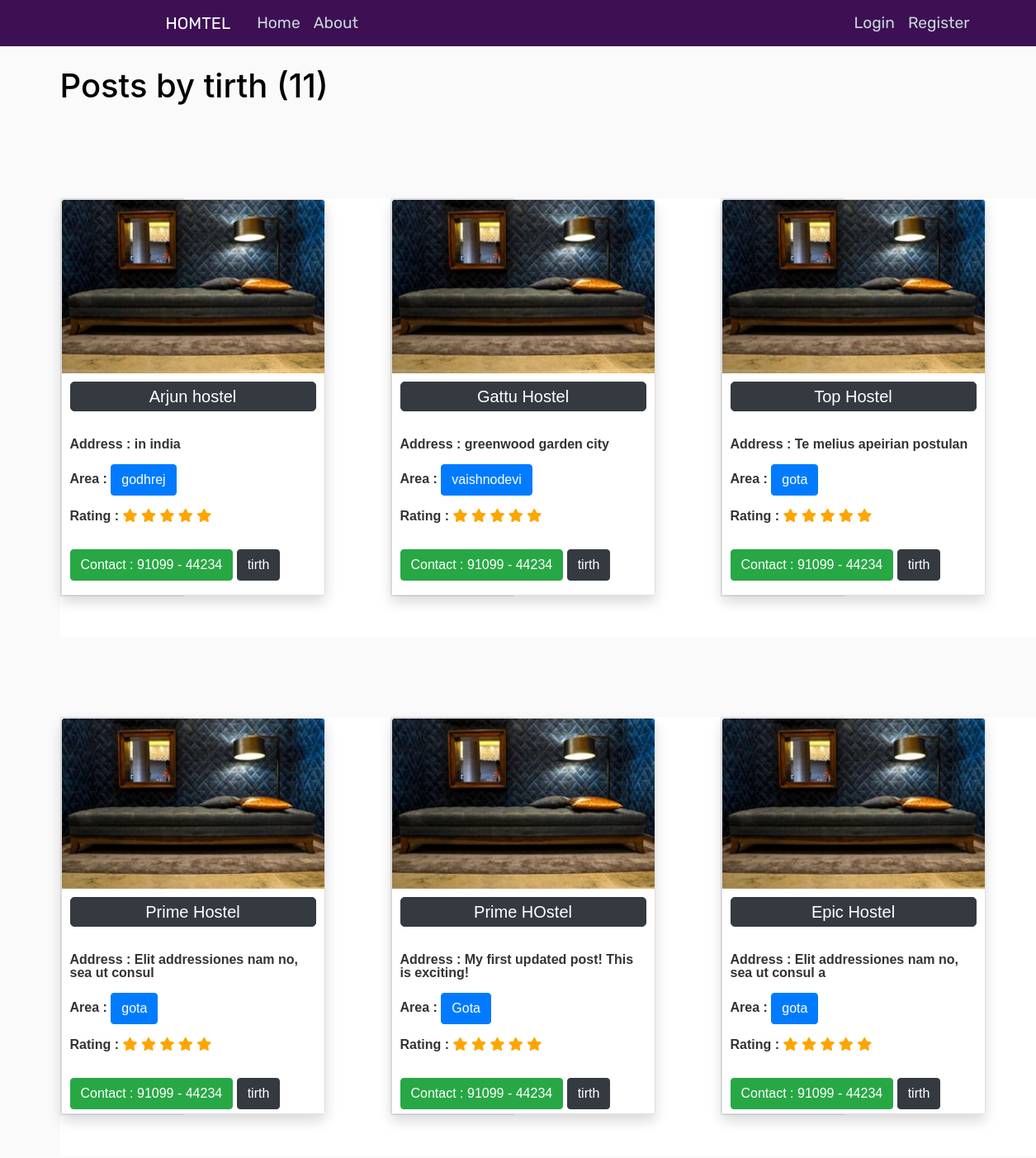
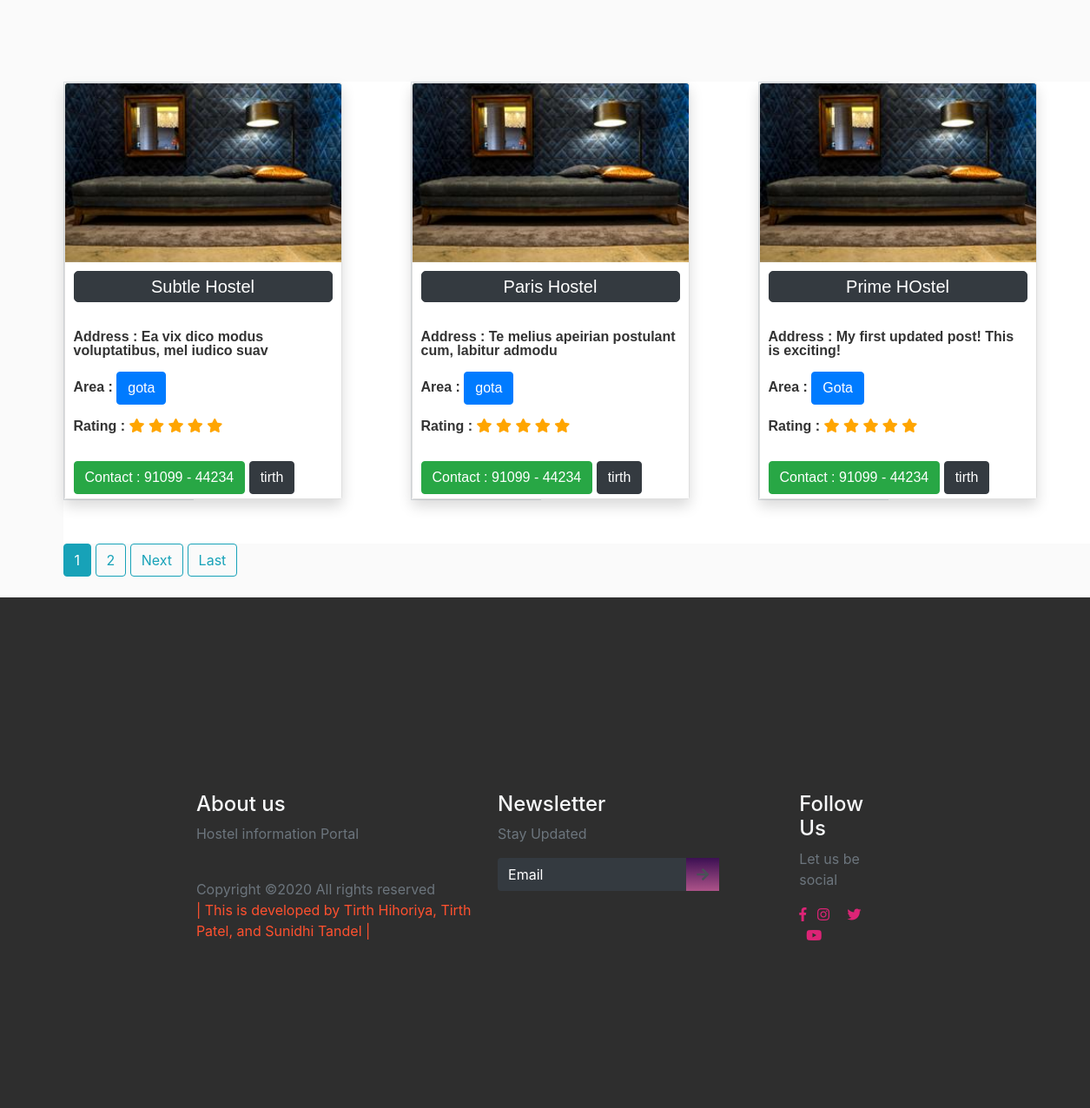
Page /user/tirth on the committed database (2 pictures, top to bottom).
### blog/models.py (models this page shows, shortened)
class Post(models.Model):
    CITY_CHOICES = [
        ("gandhinagar", "Gandhinagar"),
        ("ahmedabad", "Ahmedabad"),
        ("bhavnagar", "Bhavnagar"),
    ]
    AREA_CHOICES = [
        ("gota", "Gota"),
        ("vaishnodevi", "Vaishnodevi"),
        ("godhrej", "Godhrej Garden City"),
    ]
    RATING_CHOICES = [("1", "1"), ("2", "2"), ("3", "3"), ("4", "4"), ("5", "5")]
    hostel_name = models.CharField(max_length=20)
    address = models.CharField(max_length=100, default="UNK")
    area = models.CharField(max_length=20, choices=AREA_CHOICES, default="UNK")
    city = models.CharField(max_length=20, choices=CITY_CHOICES, default="UNK")
    contact = models.CharField(max_length=10, default="UNK")
    rating = models.CharField(max_length=1, choices=RATING_CHOICES, default="UNK")
    breakfast = models.BooleanField(default=False)
    lunch = models.BooleanField(default=False)
    dinner = models.BooleanField(default=False)
    transportation = models.BooleanField(default=False)
    cctv = models.BooleanField(default=False)
    fridge = models.BooleanField(default=False)
    washing_machine = models.BooleanField(default=False)
    geyser = models.BooleanField(default=False)
    ac = models.BooleanField(default=False)
    date_posted = models.DateTimeField(
        default=timezone.now
    )  # only when post was created use--> auto_now_add=True
    author = models.ForeignKey(User, on_delete=models.CASCADE)

### users/models.py (models this page shows, shortened)
class Profile(models.Model):
    user = models.OneToOneField(User, on_delete=models.CASCADE)
    image = models.ImageField(default="default.jpg", upload_to="profile_pics")

### blog/views.py (the view)
# urls.py: path("user/<str:username>", UserPostListView.as_view(), name="user-posts"),
class UserPostListView(ListView):
    model = Post
    template_name = "blog/user_posts.html"  # <app>/<model>_<viewtype>.html
    context_object_name = "posts"
    paginate_by = 9
    def get_queryset(self):
        user = get_object_or_404(User, username=self.kwargs.get("username"))
        return Post.objects.filter(author=user).order_by("-date_posted")

### blog/templates/blog/user_posts.html (shortened to what this page needs)
{% extends "blog/base.html" %}
{% block content %}
<h1 class="mb-3 userposth1"> Posts by {{ view.kwargs.username }} ({{ page_obj.paginator.count }}) </h1>
    <div class="container nomargin">
        <div class="yyy row nomargin">
                  {% for post in posts %}
                  <div class="xxx container divcard container-card ">
                    <div class="www row row-card divcard ">
                        <div class="border col-md-6 row-card divcard ">
                            <div class="card shadow divcard " style="width: 20rem; height:30rem;">
                                <div class="inner divcard ">
                                    <img src="{{ post.author.profile.image.url }}" alt="profile_pic" class="card-img-top">
                                </div>
                                <div class="card-body divcard">
                                  <p><a href="{% url 'post-detail' post.id %}" class="btn btn-dark h_name">{{ post.hostel_name }}</a></p>
                                  <p class="card-text2"><br>
                                    Address : {{ post.address }}
                                    <br><br>
                                    Area :
                                    <a href="#" class="btn btn-primary area">{{ post.area }}</a></p>
                                    <p>Rating :
                                    {% with ''|center:4 as range %}
                                    {% for _ in range %}
                                      <span class="fa fa-star checked"></span>
                                    {% endfor %}
                                    {% endwith %}
                                    <span class="fa fa-star checked"></span>
                                  </p>
                                  <br>
                                  <a href="#" class="btn btn-success">Contact :  91099 - 44234</a>
                                   <a href="{% url 'user-posts' post.author.username %}" class="btn btn-dark">{{ post.author }}</a>
                                </div>
                              </div>
                        </div>
                      </div>
                    </div>
          {% endfor %}
        </div>
      </div>
    {% if is_paginated %}
        {% for num in page_obj.paginator.page_range %}
            {% if page_obj.number == num %}
                <a href="?page={{ num }}" class="btn btn-info mb-4">{{ num }}</a>
            {% elif num > page_obj.number|add:'-3' and num < page_obj.number|add:'3' %}
                <a href="?page={{ num }}" class="btn btn-outline-info mb-4">{{ num }}</a>
            {% endif %}
        {% endfor %}
        {% if page_obj.has_next %}
            <a href="?page={{ page_obj.next_page_number }}" class="btn btn-outline-info mb-4">Next</a>
            <a href="?page={{ page_obj.paginator.num_pages }}" class="btn btn-outline-info mb-4">Last</a>
        {% endif %}
    {% endif %}
{% endblock content %}

### blog/static/blog/main.css (style rules this page uses)
body { background: #fafafa; color: #333333; margin-top: 5rem; }
h1, h2, h3, h4, h5, h6 { color: #f8f9fa; }

### blog/static/blog/Style.css (style rules this page uses)
* { box-sizing: border-box; }
:root { --Rubik-font: "Rubik", cursive; --Rubik: "Rubik", cursive; --Patua: "Patua One", cursive; --Lobster: "lobster", cursive; --light-black: #2e2c2caf; --bggradient: linear-gradient(to bottom, #3c1053 ,#ad5389); --light-gray: rgba(255, 255, 255, 0.877); }

### blog/templates/blog/base.html (style rules this page uses)
.userposth1 { color: black; }
.row-card { font-family: 'Ubuntu', sans-serif; background:#c8cdd4; font-weight: bold; }
.divcard { background-color: hsl(0, 0%, 100%); }
.col-md-6 { padding-left: 0px; margin-bottom: 50px; }
.checked { color: orange; }
.container-card { margin-top: 8%; }
.inner { overflow: hidden; }
.inner img { transition: all 1.5s ease; }
.h_name { padding : 2px 5px 2px 5px; color : #FFF; text-align: center; border-radius: 5px; width: 100%; font-size: 20px; }
.area { margin-right: 90px; }
.www { width: 300px; }
.xxx { width: 400px; }
.yyy { width: 1200px; }
.card-body { line-height: 1.0; padding : 10px; }

### rows in the picture
Post: author.profile.image (picture), hostel_name "Arjun hostel", address "in india", area "godhrej", author "tirth"
Post: author.profile.image (picture), hostel_name "Gattu Hostel", address "greenwood garden city", area "vaishnodevi", author "tirth"
Post: author.profile.image (picture), hostel_name "Top Hostel", address "Te melius apeirian postulan", area "gota", author "tirth"
Post: author.profile.image (picture), hostel_name "Prime Hostel", address "Elit addressiones nam no, sea ut consul", area "gota", author "tirth"
Post: author.profile.image (picture), hostel_name "Prime HOstel", address "My first updated post! This is exciting!", area "Gota", author "tirth"
Post: author.profile.image (picture), hostel_name "Epic Hostel", address "Elit addressiones nam no, sea ut consul a", area "gota", author "tirth"
Post: author.profile.image (picture), hostel_name "Subtle Hostel", address "Ea vix dico modus voluptatibus, mel iudico suav", area "gota", author "tirth"
Post: author.profile.image (picture), hostel_name "Paris Hostel", address "Te melius apeirian postulant cum, labitur admodu", area "gota", author "tirth"
Post: author.profile.image (picture), hostel_name "Prime HOstel", address "My first updated post! This is exciting!", area "Gota", author "tirth"

### other values in the picture
{{ view.kwargs.username }} "tirth"
{{ page_obj.paginator.count }} "11"
{{ num }} "1"
{{ num }} "2"
